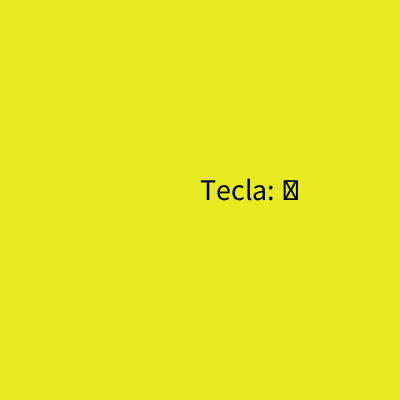
Frame 1 (no input)
Frame 60 (the mouse pressed at the canvas centre just before this capture): identical to frame 1, image omitted
Frame 120 (the mouse held since frame 60 and released just before this capture): identical to frame 1, image omitted

The Processing sketch that drew this single still picture (run headless with seeded random() and noise(); from frame 60 on, the mouse is pressed at the canvas centre):

// Processing sketch: keyvalue
// ── keyvalue.pde
PImage miImagen;

void setup(){
  size(400,400);
}

void draw(){
  background(#E6EA21);
  textSize(30);
  fill(0);
  text("Tecla: " + key, 200, 200);
}
